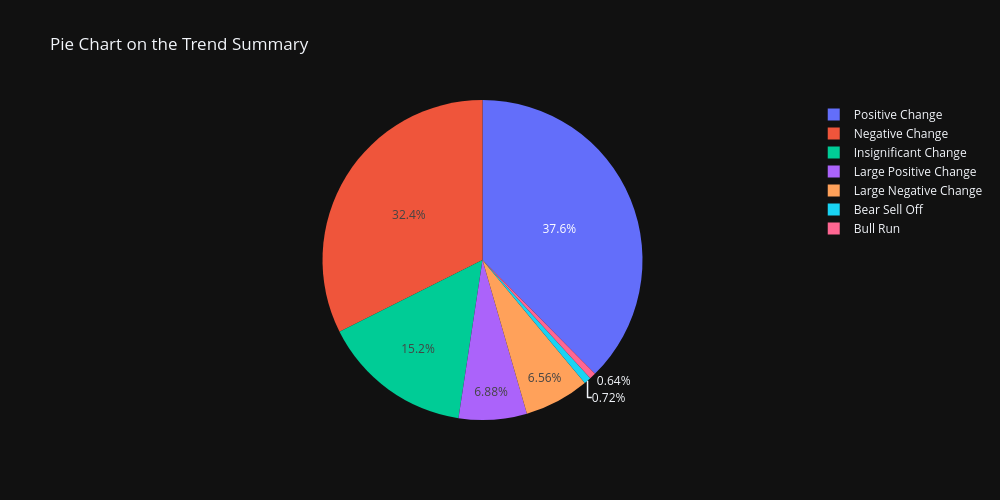

This figure's notebook cell:
### Markdown cell above
# Plotting a Pie Chart

### Code cell
fig = px.pie(
    data_frame = trend_summary,
    values = trend_summary.values,
    names = trend_summary.index,
    title = "Pie Chart on the Trend Summary",
    template = 'plotly_dark',
    height = 500,
    width = 1000
)
fig.show()

### Figure 1 — Plotly figure (JSON) as saved in the notebook; plotly's stock layout.template omitted (floating-point values rounded to 4 significant figures)
{"data": [{"domain": {"x": [0, 1], "y": [0, 1]}, "hovertemplate": "Trend=%{label}<br>value=%{value}<extra></extra>", "labels": ["Positive Change", "Negative Change", "Insignificant Change", "Large Positive Change", "Large Negative Change", "Bear Sell Off", "Bull Run"], "legendgroup": "", "name": "", "showlegend": true, "type": "pie", "values": [470, 405, 190, 86, 82, 9, 8]}], "layout": {"height": 500, "legend": {"tracegroupgap": 0}, "title": {"text": "Pie Chart on the Trend Summary"}, "width": 1000}}
